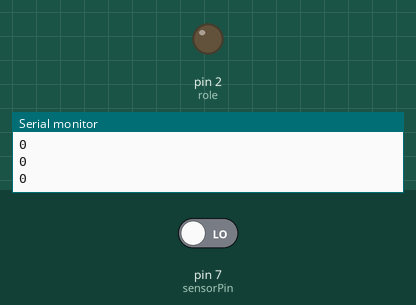
The sketch below on a simulated Arduino Uno, built with avr-gcc and run on an emulated ATmega328P. Parts: output pins drawn as LEDs (lit = HIGH), the last lines printed to the serial monitor. The test bench sets the inputs (shaded band); at power-on: pin 7 (sensorPin) LOW.

Above: at 1.2 s.
1.3 s: pin 7 (sensorPin) driven HIGH
At 2.3 s:
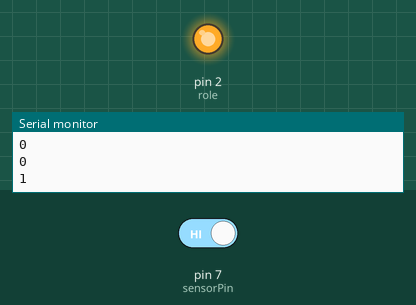
Timing chart, 0 to 4.8 s (numbered marks = the images above; inputs shaded):
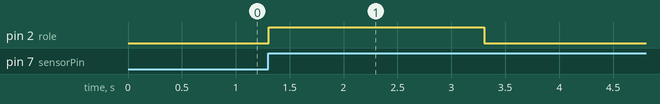

Measured:
- after the input at 1.3 s, pin 2 (role): LOW → HIGH at once, → LOW 2.0 s later

The sketch:

40_sesrolekontrol.ino
```cpp
int role=2;
int sensorPin=7;
boolean val =0;

void setup(){
 pinMode(role, OUTPUT);
  pinMode(sensorPin, INPUT);
  Serial.begin (9600);
}

void loop (){
  val =digitalRead(sensorPin);
  Serial.println (val);
  // when the sensor detects a signal above the threshold value, LED flashes
  if (val==HIGH) {
 digitalWrite(role, HIGH);
 delay(2000);
     digitalWrite(role, LOW);
     delay(3600000); //delay(3600000);
  }
  else {
     digitalWrite(role, LOW);
  }
}
```
